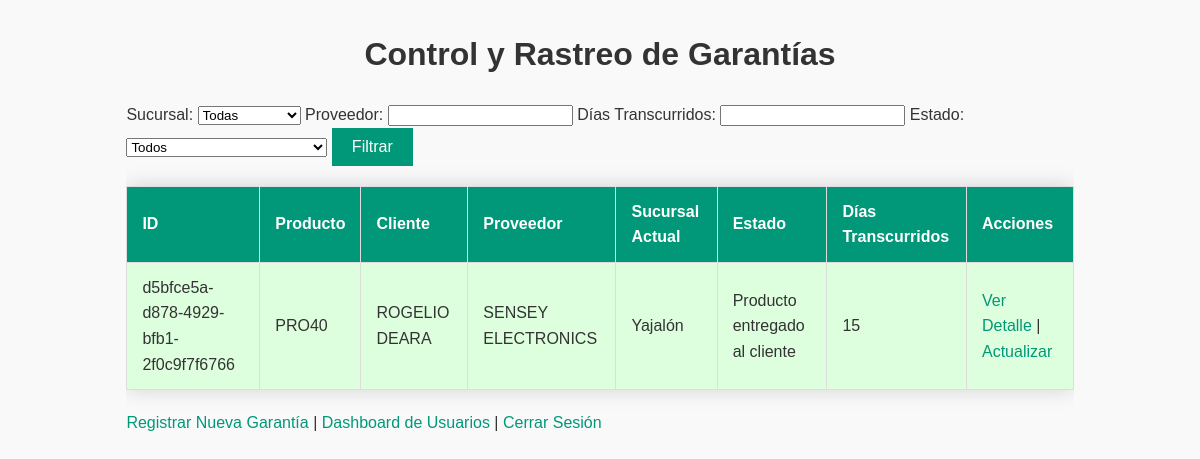
/ (signed in), run on the app's committed database.
### app.py (models this page shows)
class Garantia(db.Model):
    id = db.Column(db.String(36), primary_key=True, default=lambda: str(uuid.uuid4()))
    nombre_producto = db.Column(db.String(100), nullable=False)
    proveedor = db.Column(db.String(100), nullable=False)
    cliente = db.Column(db.String(100), nullable=False)
    defecto_reportado = db.Column(db.String(200), nullable=False)
    tamanio_caja = db.Column(db.String(50), nullable=True)
    sucursal_origen = db.Column(db.String(100), nullable=False)
    sucursal_actual = db.Column(db.String(100), nullable=False)
    fecha_envio = db.Column(db.DateTime, default=datetime.utcnow)
    transportista = db.Column(db.String(100), nullable=True)
    observaciones = db.Column(db.String(200), nullable=True)
    estado = db.Column(db.String(50), default="Recibido en sucursal")
    responsable = db.Column(db.String(100), nullable=True)

### app.py (the view, shortened to what this page needs)
@app.route('/')
@login_required
def index():
    sucursal = request.args.get('sucursal')
    proveedor = request.args.get('proveedor')
    dias_transcurridos = request.args.get('dias_transcurridos')
    estado = request.args.get('estado')
    query = Garantia.query
    if sucursal:
        query = query.filter(Garantia.sucursal_actual == sucursal)
    if proveedor:
        query = query.filter(Garantia.proveedor == proveedor)
    if estado:
        query = query.filter(Garantia.estado == estado)
    garantias = query.all()
    for garantia in garantias:
        garantia.dias_transcurridos = (datetime.utcnow() - garantia.fecha_envio).days
        garantia.alerta = garantia.dias_transcurridos >= 25
    sucursales = ["Ocosingo", "San Cristóbal", "Yajalón", "Palenque", "Innotec"]
    estados = [
        "Recibido en sucursal",
        "Enviado al proveedor",
        "En tránsito",
        "Recibido por el proveedor",
        "En proceso de reparación",
        "Producto listo para devolución",
        "De vuelta a sucursal",
        "Producto entregado al cliente"
    ]
    return render_template('index.html', garantias=garantias, sucursales=sucursales, estados=estados, datetime=datetime)

### app.py (called while the page is built)
@login_manager.user_loader
def load_user(user_id):
    return Usuario.query.get(int(user_id))

### templates/index.html (shortened to what this page needs)
<!DOCTYPE html>
<html lang="es">
<head>
    <link rel="stylesheet" href="/static/style.css">
</head>
<body>
    <div class="main-container">
        <h1>Control y Rastreo de Garantías</h1>
        <div class="filters">
            <form method="GET" action="/">
                <label for="sucursal">Sucursal:</label>
                <select id="sucursal" name="sucursal">
                    <option value="">Todas</option>
                </select>
                <label for="proveedor">Proveedor:</label>
                <input type="text" id="proveedor" name="proveedor" value="{{ request.args.get('proveedor', '') }}">
                <label for="dias_transcurridos">Días Transcurridos:</label>
                <input type="text" id="dias_transcurridos" name="dias_transcurridos" value="{{ request.args.get('dias_transcurridos', '') }}">
                <label for="estado">Estado:</label>
                <select id="estado" name="estado">
                    <option value="">Todos</option>
                </select>
                <button type="submit">Filtrar</button>
            </form>
        </div>
        <table>
            <thead>
                <tr>
                    <th>ID</th>
                    <th>Producto</th>
                    <th>Cliente</th>
                    <th>Proveedor</th>
                    <th>Sucursal Actual</th>
                    <th>Estado</th>
                    <th>Días Transcurridos</th>
                    <th>Acciones</th>
                </tr>
            </thead>
            <tbody>
                {% for garantia in garantias %}
                <tr {% if garantia.alerta %}class="alerta"{% elif garantia.estado == 'Producto entregado al cliente' %}class="entregado"{% endif %}>
                    <td>{{ garantia.id }}</td>
                    <td>{{ garantia.nombre_producto }}</td>
                    <td>{{ garantia.cliente }}</td>
                    <td>{{ garantia.proveedor }}</td>
                    <td>{{ garantia.sucursal_actual }}</td>
                    <td>{{ garantia.estado }}</td>
                    <td>{{ garantia.dias_transcurridos }}</td>
                    <td>
                        <a href="{{ url_for('obtener_garantia', id=garantia.id) }}">Ver Detalle</a> |
                        <a href="{{ url_for('actualizar_estado_garantia', id=garantia.id) }}">Actualizar</a>
                    </td>
                </tr>
                {% endfor %}
            </tbody>
        </table>
        <a href="{{ url_for('nueva_garantia') }}">Registrar Nueva Garantía</a> |
        <a href="{{ url_for('dashboard_usuarios') }}">Dashboard de Usuarios</a> |
        <a href="{{ url_for('logout') }}">Cerrar Sesión</a>
    </div>
</body>
</html>

### static/style.css (style rules this page uses)
body { font-family: Arial, sans-serif; background-color: #f9f9f9; color: #333; line-height: 1.6; }
.main-container { width: 80%; margin: auto; overflow: hidden; }
h1 { text-align: center; color: #333; }
table { width: 100%; border-collapse: collapse; margin: 20px 0; font-size: 1em; box-shadow: 0 0 20px rgba(0, 0, 0, 0.15); }
table thead tr { background-color: #009879; color: #ffffff; text-align: left; }
table th, table td { padding: 12px 15px; border: 1px solid #ddd; }
.entregado { background-color: #ddffdd; }
button { display: inline-block; padding: 10px 20px; font-size: 1em; color: #ffffff; background-color: #009879; border: none; cursor: pointer; }
a { color: #009879; text-decoration: none; }

### data on the page
Garantia: id "d5bfce5a-d878-4929-bfb1-2f0c9f7f6766", nombre_producto "PRO40", cliente "ROGELIO DEARA", proveedor "SENSEY ELECTRONICS", sucursal_actual "Yajalón", estado "Producto entregado al cliente", dias_transcurridos "15"
